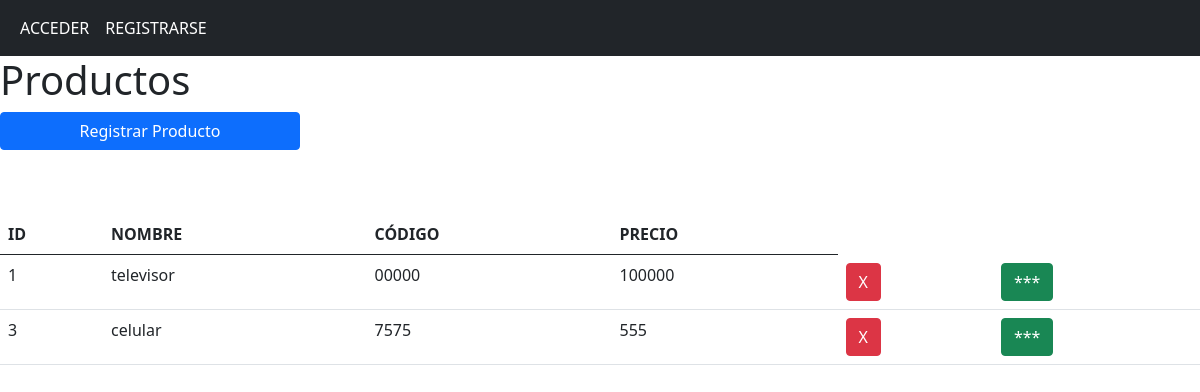
The page /productos on the database its author committed.
### app/models/models.py (models this page shows, shortened)
class Producto(db.Model):
    id = db.Column(db.Integer, primary_key = True)
    nombre = db.Column(db.String(150), nullable = False)
    precio = db.Column(db.Integer, nullable = False)
    codigo = db.Column(db.String(150), nullable = False, unique = True)

### app/controllers/nav.py (the view)
@nav.route('/productos')
def productos():
    productos = Producto.query.all()
    return render_template('productos.html', productos = productos)

### app/templates/productos.html (shortened to what this page needs)
{% extends "base.html" %}
{% block contenido %}
    <div class="row">
        <h1>Productos</h1>
    </div>
    <button class=" btn btn-primary col-sm-3 mb-3" id="registrar">Registrar Producto</button>
    <div class="row mt-5">
    <div class="col">
        <table class="table table-hover">
            <tr>
                <th>ID</th>
                <th>NOMBRE</th>
                <th>CÓDIGO</th>
                <th>PRECIO</th>
            </tr>
            <tbody id="tbody">
                {% for producto in productos %}
                <tr>
                    <td>{{producto.id}}</td>
                    <td>{{producto.nombre}}</td>
                    <td>{{producto.codigo}}</td>
                    <td>{{producto.precio}}</td>
                    <form action="{{url_for('producto.eliminar_producto')}}" method="post">
                        <td><button class="btn btn-danger" name="id" value="{{producto.id}}" type="submit">X</button></td>
                        <td><button class="btn btn-success boton_info" name="info" value="{{producto.id}}" type="button">***</button></td>
                    </form>
                </tr>
                {% endfor%}
            </tbody>
        </table>
    </div>
    </div>
{% endblock %}

### rows shown on the page
Producto: id "1", nombre "televisor", codigo "00000", precio "100000"
Producto: id "3", nombre "celular", codigo "7575", precio "555"
